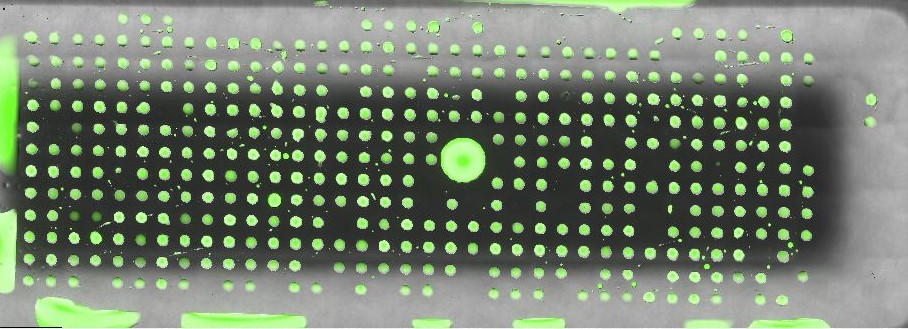
#> input picture testslide.jpg, 908 x 329 px
$ python fluiddetection_v1.py
#> lines starting #> are read from the running program, lines starting #| are printed output that depends on the picture; after the words box and inside, x2 and y2 are one past the last pixel; in counts of white or black regions, pixels touching at a corner belong together; long printed decimals are rounded
import cv2 as cv
import numpy as np
import matplotlib.pyplot as plt

img=cv.imread("testslide.jpg")
#> img is the input picture: shape (329, 908, 3); mean B, G, R 109, 127.5, 115.2
blank=np.zeros(img.shape[:2], dtype="uint8")
blank2=blank.copy()
b,g,r= cv.split(img)
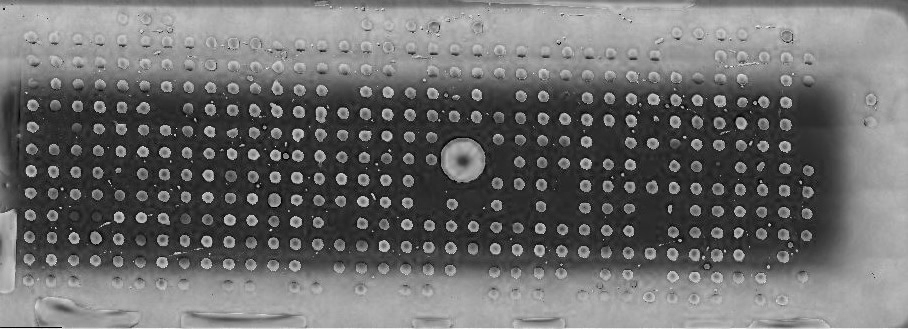
#> b: shape (329, 908); min 0, max 255, mean 109
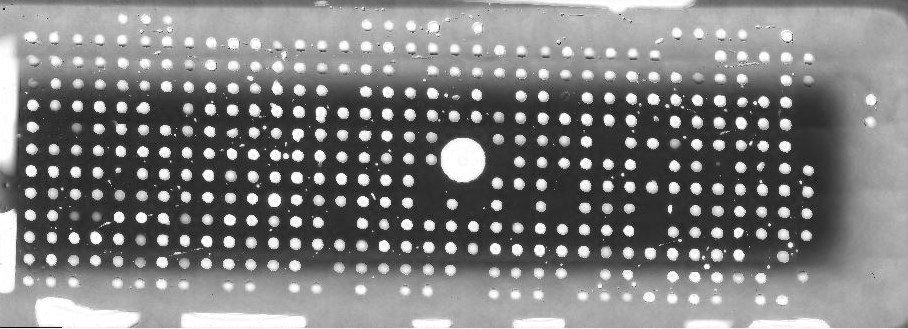
#> g: shape (329, 908); min 0, max 255, mean 127.5
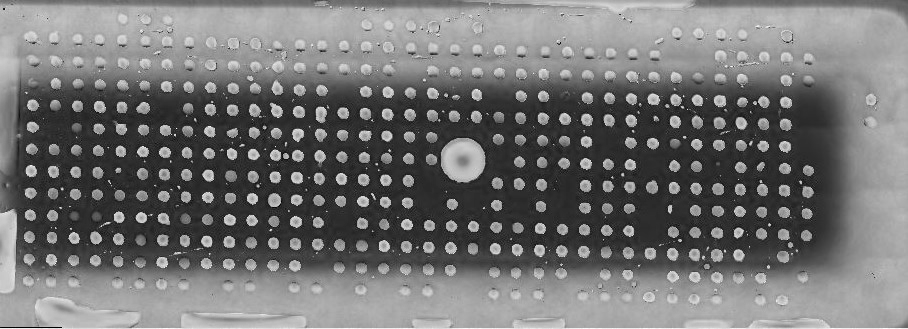
#> r: shape (329, 908); min 0, max 255, mean 115.2
redthreshold, redthresh=cv.threshold(r, 200, 255, cv.THRESH_BINARY)
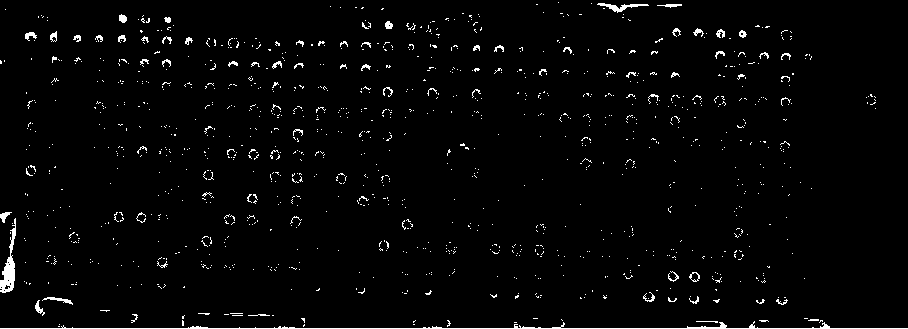
#> redthresh: shape (329, 908); 2.3% white in thin lines or dots
greenthreshold, greenthresh=cv.threshold(g, 200, 255, cv.THRESH_BINARY)
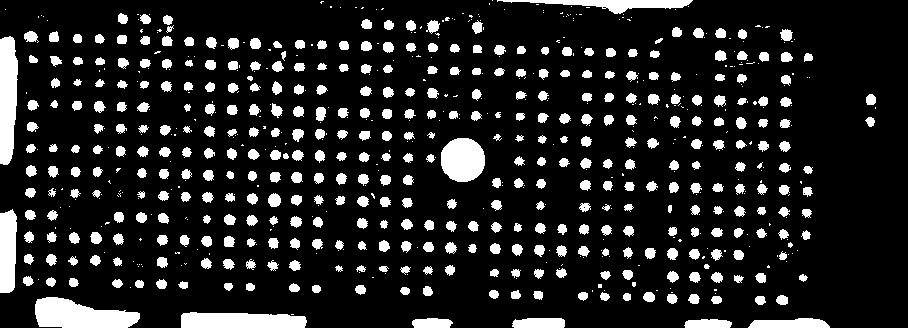
#> greenthresh: shape (329, 908); 14.3% white; 725 white regions (329 under 20 px), largest, box (x1, y1, x2, y2) and area: (0, 297, 908, 329) 6845, (0, 36, 18, 165) 1960, (441, 138, 485, 182) 1562

circles = cv.HoughCircles(greenthresh, cv.HOUGH_GRADIENT,1,20, param1=4,param2=7,minRadius=1,maxRadius=10)
#> circles = 376 rows, first 8: [273.5, 199.5, 6.2], [785.5, 34.5, 5.9], [161.5, 283.5, 4.6], [228.5, 241.5, 6], [274.5, 176.5, 5.9], [210.5, 41.5, 5.2], [233.5, 42.5, 5.5], [276.5, 110.5, 5.5]
circles = np.uint16(np.around(circles))
#> circles = 376 rows, first 8: [274, 200, 6], [786, 34, 6], [162, 284, 5], [228, 242, 6], [274, 176, 6], [210, 42, 5], [234, 42, 6], [276, 110, 6]
for i in circles[0,:]:
    # draw the center of the circle
    # cv.circle(img,(i[0],i[1]),2,(255,0,255),3)
    # draw the outer circle
    if i[2]<=5:
        cv.circle(blank,(i[0],i[1]),(i[2]+3),(255,255,255),-1)
    else:
        cv.circle(blank,(i[0],i[1]),i[2],(255,255,255),-1)
#> this loop made 376 passes
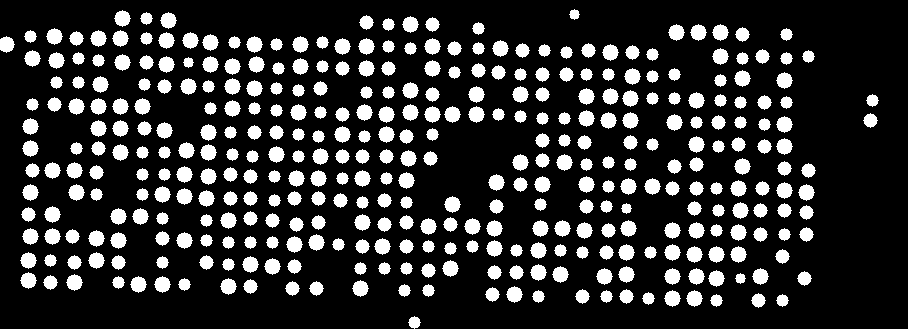
#> blank: shape (329, 908); 19.7% white; 376 white regions, largest, box (x1, y1, x2, y2) and area: (114, 10, 131, 27) 197, (160, 12, 177, 29) 197, (402, 16, 419, 33) 197
    # cv.circle(img,(i[0],i[1]),2,(0,0,0),3)
mask=cv.bitwise_not(blank)
masked_thresh=cv.bitwise_and(greenthresh, greenthresh, mask=mask)
#> masked_thresh: shape (329, 908); 4.8% white; 511 white regions (485 under 20 px), largest, box (x1, y1, x2, y2) and area: (0, 297, 414, 329) 4475, (415, 318, 908, 329) 2308, (0, 45, 18, 165) 1761
masked_img=cv.bitwise_and(img, img, mask=mask)
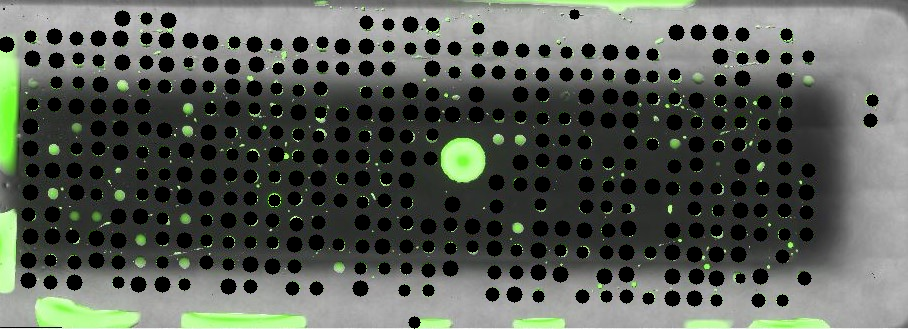
#> masked_img: shape (329, 908, 3); mean B, G, R 85.3, 93.2, 87.9
cv.imshow("masked_img", masked_img)


def get_number_of_thresholded_pixels(image):
    x=image.shape[1]
    y=image.shape[0]
    thresholded_pixelnumber=0
    unthresholded_pixelnumber=0
    for i in range(y):
        for l in range(x):
            pixel=image[i,l]
            if pixel==255:
                thresholded_pixelnumber+=1
            else:
                unthresholded_pixelnumber+=1

    return (thresholded_pixelnumber, unthresholded_pixelnumber)
    #run this on a thresholded image to get the number of thresholded and unthresholded pixels

def get_image_area(image):
    x=image.shape[1]
    y=image.shape[0]
    area=x*y
    return area
    #self-explanatory

def calculate_proportion_thresholded(image):
    thresholded=get_number_of_thresholded_pixels(image)[1]
#> after the loop in get_number_of_thresholded_pixels, `for i in range(y):`: thresholded_pixelnumber = 14409; unthresholded_pixelnumber = 284323
    area=get_image_area(image)
    percent=(thresholded/area)
    return percent
    #combines input from previous functions to give a decimal representing the proportion of thresholded pixels
    #change 1 to 0 to get the number of thresholded pixels, and the 2 outputs should add up to 1.
    #closer to 1 is better
print(calculate_proportion_thresholded(masked_thresh))
#> in calculate_proportion_thresholded, `area=get_image_area(image)`: area = 298732
#> in calculate_proportion_thresholded, `percent=(thresholded/area)`: percent = 0.952
#| 0.9518
cv.imshow("thresh", masked_thresh)
cv.imshow("image", masked_img)


# TODO: figure out how to deal with the rectangles deposited on the sides. Try masking over them (hough transform method?)
# may not be necessary
# TODO: Maybe: set min r=20, max r=20 and fit a masking circle to the center circle using another hough loop. Detect if all the pixels within the mask are green somehow to verify that it's right?
cv.waitKey(0)
